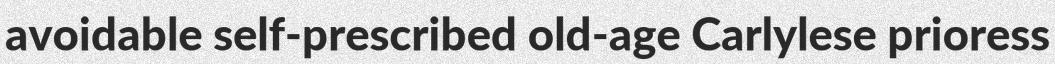
#> input picture data/pipeline_test_images/0_avoidable self-prescribed old-age Carlylese prioress.jpg, 1055 x 64 px; its folder holds only this picture in this run
$ python -i trans_utils.py   (imports and definitions only)   (older library calls are emulated)
#> lines starting #> are read from the running program, lines starting #| are printed output that depends on the picture; after the words box and inside, x2 and y2 are one past the last pixel; in counts of white or black regions, pixels touching at a corner belong together
# [10 lines of commented-out code are left out]
import os
import shutil
import time
import datetime
import hashlib
import cv2
import numpy as np
import PIL
from PIL import Image

# [25 lines left out: functions rename, zlog, not called in this run]


def getpilimage(image):
	""" This function reads the image  using pil library
	Input params :image"""

	if isinstance(image, PIL.Image.Image):  # or isinstance(image, PIL.JpegImagePlugin.JpegImageFile):
		return image
	elif isinstance(image, np.ndarray):
		return cv2pil(image)


def getcvimage(image):
	""" This function reads the image  using opencv
	Input params :image"""

	if isinstance(image, np.ndarray):
		return image
	elif isinstance(image, PIL.Image.Image):  # or isinstance(image, PIL.JpegImagePlugin.JpegImageFile):
		return pil2cv(image)


# [7 lines left out: function cshowone, not called in this run]
	#return


def pshowone(image):
	""" This function displays the image
	Input params :image"""

	image = getpilimage(image)
	image.show()
	#return


# [37 lines left out: functions cshowtwo, pshowtwo, not called in this run]
	#return

def pil2cv(image):
	"""This function converts the image from pil to cv
	input params :image
	output params :image"""

	if len(image.split()) == 1:
		return np.asarray(image)
	elif len(image.split()) == 3:
		return cv2.cvtColor(np.asarray(image), cv2.COLOR_RGB2BGR)
	elif len(image.split()) == 4:
		return cv2.cvtColor(np.asarray(image), cv2.COLOR_RGBA2BGR)


def cv2pil(image):
	"""This function converts the image from cv2 format to ndarray
	input param :image
	output param :converted image"""

	assert isinstance(image, np.ndarray), 'input image type is not cv2'  # nosec
	if len(image.shape) == 2:
		return Image.fromarray(image)
	elif len(image.shape) == 3:
		return Image.fromarray(cv2.cvtColor(image, cv2.COLOR_BGR2RGB))


def rgb2gray(filename):
	"""This function converts the rgb image to gray
	input params: image path
	output :gray scale image"""

	im = Image.open(filename).convert('L')
	im.show()

	new_image = Image.new("L", (im.width + 6, im.height + 6), 0)
#> new_image: PIL image 1061x70 L; every value is 0
	out_image = Image.new("L", (im.width + 6, im.height + 6), 0)

	new_image.paste(im, (3, 3, im.width + 3, im.height + 3))
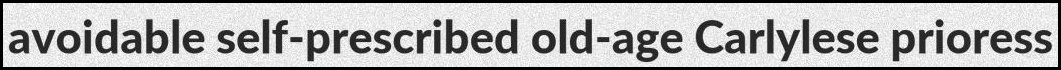
#> new_image: PIL image 1061x70 L; min 0, max 255, mean 178

	im = getcvimage(im)
	new_image = getcvimage(new_image)
	out_image = getcvimage(out_image)

	_, thresh = cv2.threshold(new_image, 0, 255, cv2.THRESH_OTSU)
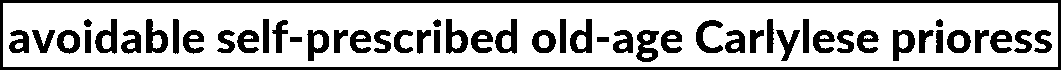
#> thresh: shape (70, 1061); 73.3% white; 52 black regions
	pshowone(thresh)
	image, contours, hierarchy = cv2.findContours(thresh, 3, 2)
#> contours = 76 contours, 3 with area under 20; largest, box (x1, y1, x2, y2) and area: (3, 3, 1058, 67) 66402, (145, 18, 169, 54) 580, (635, 29, 660, 63) 575, (569, 18, 593, 54) 573, (445, 18, 469, 55) 572
#> (the run stopped early here; a loop or call above may not have finished)

$ run again, on data/pipeline_test_images/0_mapau delitescency WW2 thunderer flukes.jpg
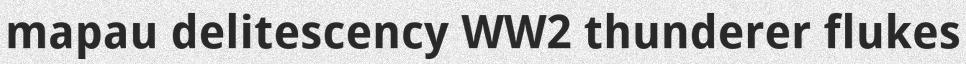
#> input picture data/pipeline_test_images/0_mapau delitescency WW2 thunderer flukes.jpg, 966 x 64 px
#> in rgb2gray, `new_image.paste(im, (3, 3, im.width + 3, im.height + 3))`:
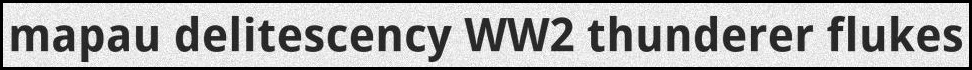
#> new_image: PIL image 972x70 L; min 0, max 255, mean 175.2
#> in rgb2gray, `_, thresh = cv2.threshold(new_image, 0, 255, cv2.THRESH_OTSU)`:
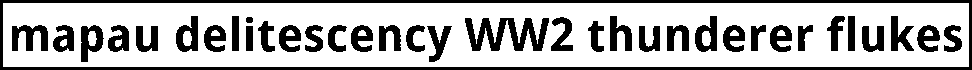
#> thresh: shape (70, 972); 71.4% white; 36 black regions
#> contours = 47 contours; largest, box (x1, y1, x2, y2) and area: (3, 3, 969, 67) 60795, (464, 17, 550, 52) 1698, (11, 24, 49, 52) 676, (80, 24, 105, 63) 654, (694, 15, 718, 53) 644
